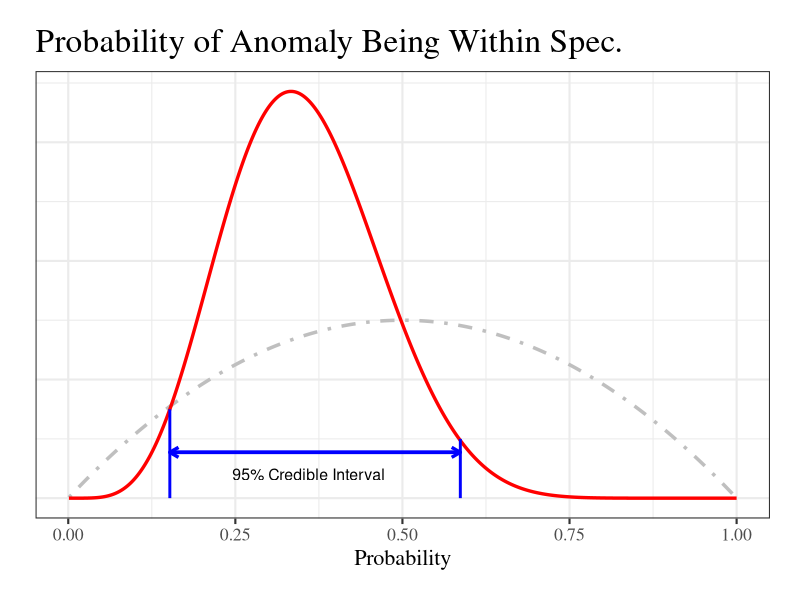
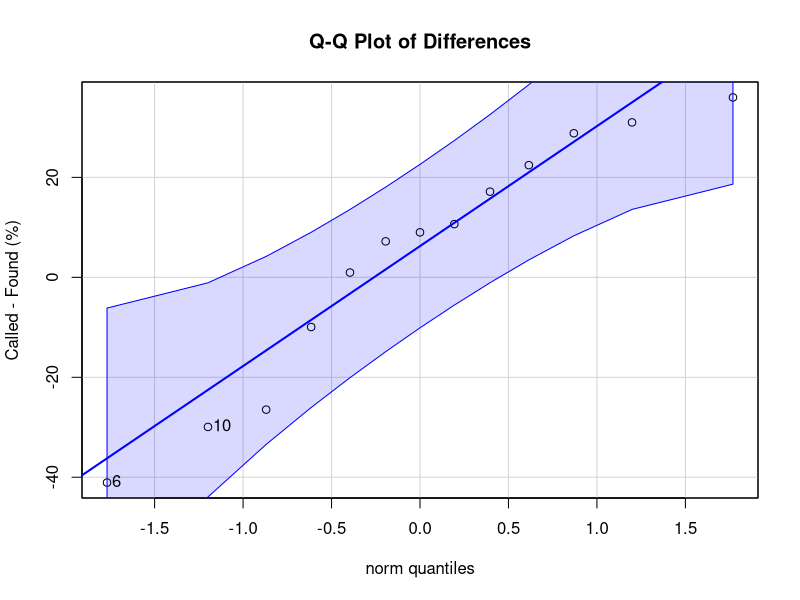

Source code (R) for these figures, in order:
## ---- chunk 1
knitr::opts_chunk$set(echo = FALSE, warning = FALSE, message = FALSE)
## ---- chunk 2
library(tidyverse)

dcp <- read_csv("dcp_digs.csv") %>%
  filter(!is.na(found_pct)) %>%
  mutate(y = if_else(abs(called_pct - found_pct) > 10, 0, 1))

knitr::kable(dcp[,c(1,5,9,10)],caption = "Table 1")

## ---- chunk 3


#add the number of unsuccessful trials to the second shape factor

# create a data frame for plotting

x <- seq(0.001, 1, length.out = 1000)
shape21 = 2 + sum(dcp$y)
shape22 = 2 + nrow(dcp) - sum(dcp$y)
shape11 = 2
shape12 = 2



df5 <- data.frame(x,
                  dbeta(x = x,
                        shape1 = shape21,
                        shape2 = shape22))
  
df0 <- data.frame(x,
                    dbeta(x = x,
                          shape1 = shape11,
                          shape2 = shape12))

names(df0) <- c("x", "dbet")
names(df5) <- c("x", "dbet")


ggplot(NULL) +
  geom_line(
    data = df0,
    aes(x, dbet),
    col = "grey75",
    lwd = 1.2,
    lty = 4,
    alpha = 1
  ) +
  geom_line(data = df5,
            aes(x, dbet),
            col = "red",
            lwd = 1.15) +
  geom_segment(
    aes(
      x = qbeta(.025, shape21, shape22),
      xend = qbeta(0.975, shape21, shape22),
      y = dbeta(qbeta(0.01, shape21, shape22), shape21, shape22),
      yend = dbeta(qbeta(0.01, shape21, shape22), shape21, shape22)
    ),
    col = "blue",
    lwd = 1.15,
    arrow = arrow(length = unit(0.1, "inches"))
  ) +
  geom_segment(
    aes(
      xend = qbeta(.025, shape21, shape22),
      x = qbeta(0.975, shape21, shape22),
      y = dbeta(qbeta(0.01, shape21, shape22), shape21, shape22),
      yend = dbeta(qbeta(0.01, shape21, shape22), shape21, shape22)
    ),
    col = "blue",
    lwd = 1.2,
    arrow = arrow(length = unit(0.1, "inches"))
  ) +
  theme_bw("serif", base_size = 16) +
  labs(title = "Probability of Anomaly Being Within Spec.",
       y = NULL, 
       x = "Probability") +
  theme(
    axis.text.y = element_blank(),
    plot.title = element_text(size = 24),
    plot.margin = margin(0.3, 0.3, 0.3, 0.3, "in"),
    axis.ticks.y = element_blank()
  ) +
  annotate(
    "text",
    label = "95% Credible Interval",
    x = 0.36,
    y = 0.20,
    size = 4
  ) +
  geom_segment(aes(
    x = qbeta(0.975, shape21, shape22),
    xend = qbeta(0.975, shape21, shape22),
    y = 0,
    yend = 0.5
  ),
  col = "blue",
  lwd = 1) +
  geom_segment(aes(
    xend = qbeta(0.025, shape21, shape22),
    x = qbeta(0.025, shape21, shape22),
    y = 0,
    yend = dbeta(qbeta(0.025, shape21, shape22), shape21, shape22)
  ),
  col = "blue",
  lwd = 1)



## ---- chunk 4

dcp <- dcp %>% mutate(delta=called_pct-found_pct)

library(car)
qqPlot(dcp$delta, main="Q-Q Plot of Differences", ylab="Called - Found (%)")
## ---- chunk 5
m <- mean(dcp$delta)
sdv <- sd(dcp$delta)

qnorm(p = c(0.025,0.975), m, sdv)

